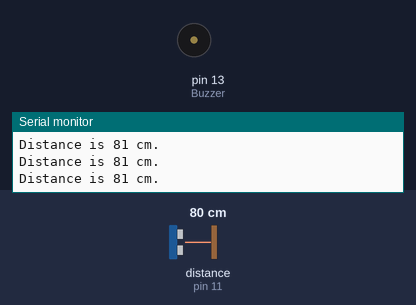
Bench run of a sketch on a simulated Arduino Uno, built with avr-gcc and run on an emulated ATmega328P. Parts: buzzer (waves = sounding, pin HIGH), the last lines printed to the serial monitor. Inputs (shaded band) come from the test bench; at power-on: distance to the obstacle (sensor on pin 11) 80 cm. The echo pulse lasts 58.3 µs per cm.

Above: at 1.3 s.
1.4 s: distance to the obstacle (sensor on pin 11) set to 93 cm
4.4 s: distance to the obstacle (sensor on pin 11) set to 104 cm
At 4.4 s:
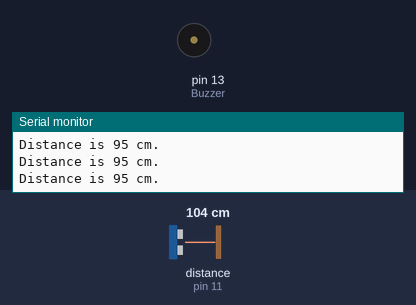
Timing chart, 0 to 7.4 s (numbered marks = the images above; inputs shaded):
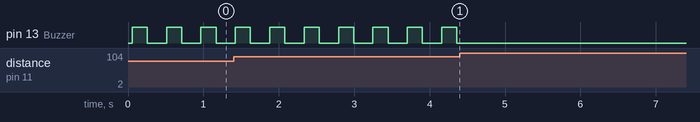

Measured:
- the behaviour switches between 98 and 99 cm on distance to the obstacle (sensor on pin 11) (found by bisection; images 0 and 1)
- after the input at 4.4 s, pin 13 (Buzzer): stops changing and stays LOW
- by itself, pin 13 (Buzzer): alternates HIGH for 0.20 s and LOW for 0.26 s

The sketch:

parking_senzor.ino
```cpp
/*
 * Example of how it is possible to create parking senzor using IOT
 * I used NewPing.h library to measure distance
 */

#include <NewPing.h> //https://bitbucket.org/teckel12/arduino-new-ping/downloads/

#define TRIGGER_PIN  12  // Arduino pin tied to trigger pin on the ultrasonic sensor.
#define ECHO_PIN     11  // Arduino pin tied to echo pin on the ultrasonic sensor.
#define MAX_DISTANCE 250 // Maximum distance we want to ping for (in centimeters). Maximum sensor distance is rated at 400-500cm.

#define SERIAL_BAUD 115200

int Buzzer = 13;
int val=0;
NewPing sonar(TRIGGER_PIN, ECHO_PIN, MAX_DISTANCE); // NewPing setup of pins and maximum distance.

void setup()
{
  Serial.begin(SERIAL_BAUD);
  pinMode(Buzzer,OUTPUT); //Setup Buzzer pin as output pin
}

void loop()
{
  delay(50); // Wait 50ms between pings (about 20 pings/sec). 29ms should be the shortest delay between pings.
  val=sonar.ping_cm();
  Serial.print("Distance is ");
  Serial.print(val);
  Serial.println(" cm.");

  if(val<=10&&val>0)
  {
    digitalWrite(Buzzer, LOW);
  }
  else if(val<=25&&val>10)
  {
    digitalWrite(Buzzer, HIGH);   // turn the Buzzer on (HIGH is the voltage level)
    delay(50);
    digitalWrite(Buzzer, LOW);    // turn the Buzzer off by making the voltage LOW
    delay(50);
  }
  else if(val<=50&&val>25)
  {
    digitalWrite(Buzzer, HIGH);   // turn the Buzzer on (HIGH is the voltage level)
    delay(75);               // wait for a second
    digitalWrite(Buzzer, LOW);    // turn the Buzzer off by making the voltage LOW
    delay(75);               // wait for a second
  }
    else if(val<=75&&val>50)
  {
    digitalWrite(Buzzer, HIGH);   // turn the Buzzer on (HIGH is the voltage level)
    delay(100);               // wait for a second
    digitalWrite(Buzzer, LOW);    // turn the Buzzer off by making the voltage LOW
    delay(100);
  }
    else if(val<=100&&val>75)
  {
    digitalWrite(Buzzer, HIGH);   // turn the Buzzer on (HIGH is the voltage level)
    delay(200);               // wait for a second
    digitalWrite(Buzzer, LOW);    // turn the Buzzer off by making the voltage LOW
    delay(200);
  }
      else if(val<MAX_DISTANCE&&val!=0)
  {
            // wait for a second
    digitalWrite(Buzzer, LOW);    // turn the Buzzer off by making the voltage LOW
    Serial.println("*** More than 100 cm");
    Serial.print("Val is ");
    Serial.print(val);
    Serial.println();

  }
}
```
